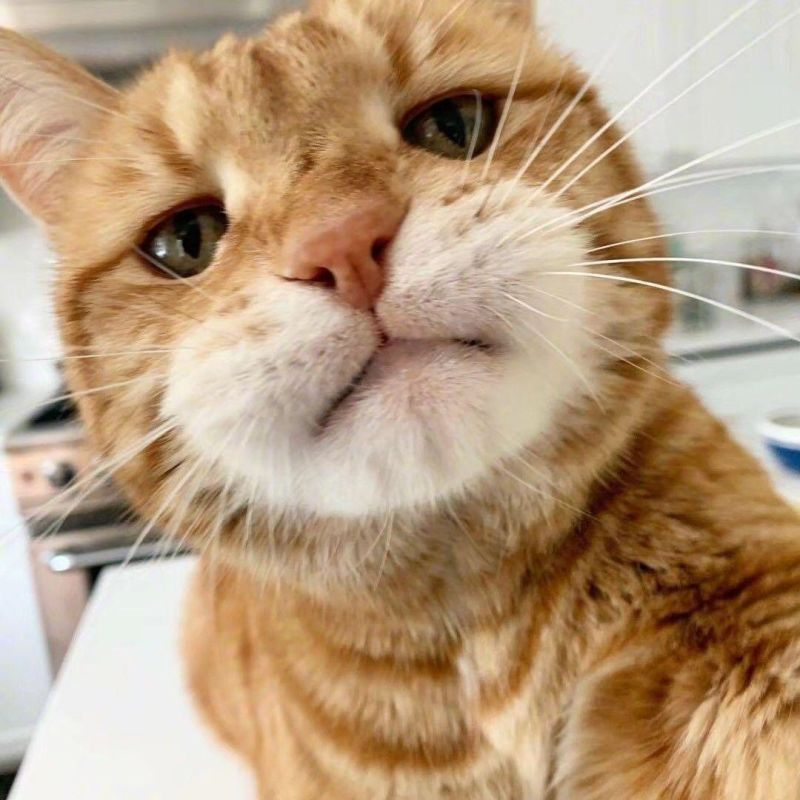
#> input picture pictures/cat.jpg, 800 x 800 px, found by its file name
$ python 4.3.4-perspective_transformation.py
#> lines starting #> are read from the running program, lines starting #| are printed output that depends on the picture
# coding: utf-8
import numpy as np
from cv2 import cv2
import matplotlib.pyplot as plt

img = cv2.imread(r'pictures\cat.jpg')
#> img is the input picture: shape (800, 800, 3); mean B, G, R 127.1, 156.5, 183.9
img = cv2.cvtColor(img,cv2.COLOR_BGR2RGB)

rows, cols, ch = img.shape
#> rows = 800; cols = 800; ch = 3

pts1 = np.float32([[56, 65], [368, 52], [28, 387], [389, 390]])
pts2 = np.float32([[0, 0], [300, 0], [0, 300], [300, 300]])

M = cv2.getPerspectiveTransform(pts1, pts2)

dst = cv2.warpPerspective(img, M, (300, 300))
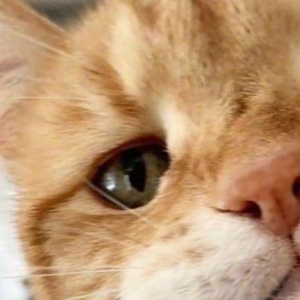
#> dst: shape (300, 300, 3); mean R, G, B 188.2, 149.9, 112.9

plt.subplot(121), plt.imshow(img), plt.title('Input')
plt.subplot(122), plt.imshow(dst), plt.title('Output')
plt.show()
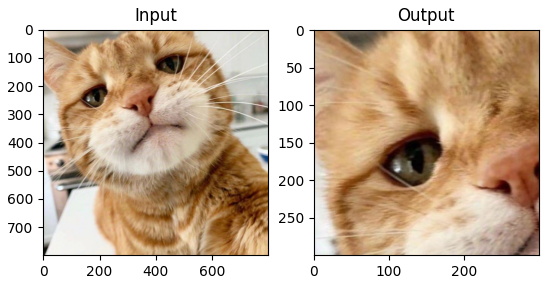
#> figure drawn by matplotlib, 2 panels

# For perspective transformation, you need a 3x3 transformation matrix. Straight lines will remain straight even after the transformation. To find this transformation matrix, you need 4 points on the input image and corresponding points on the output image. Among these 4 points, 3 of them should not be collinear. Then transformation matrix can be found by the function cv2.getPerspectiveTransform. Then apply cv2.warpPerspective with this 3x3 transformation matrix.
